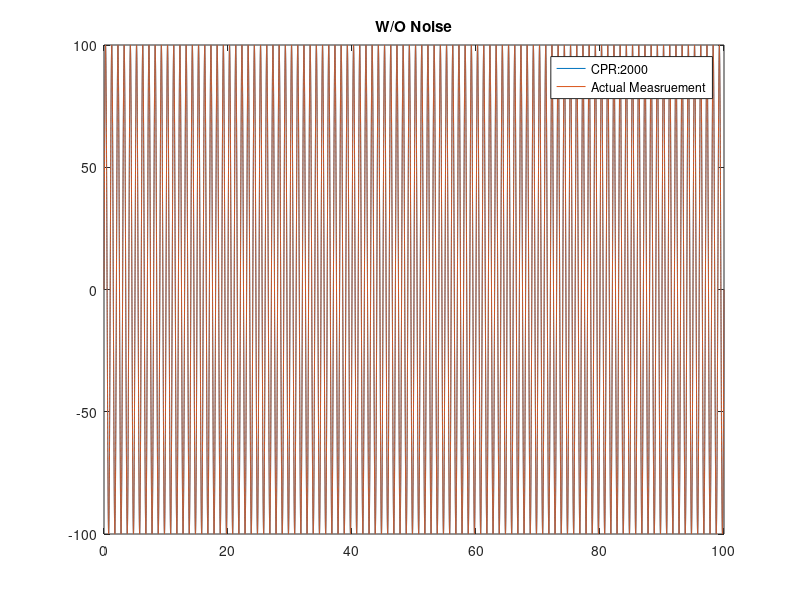
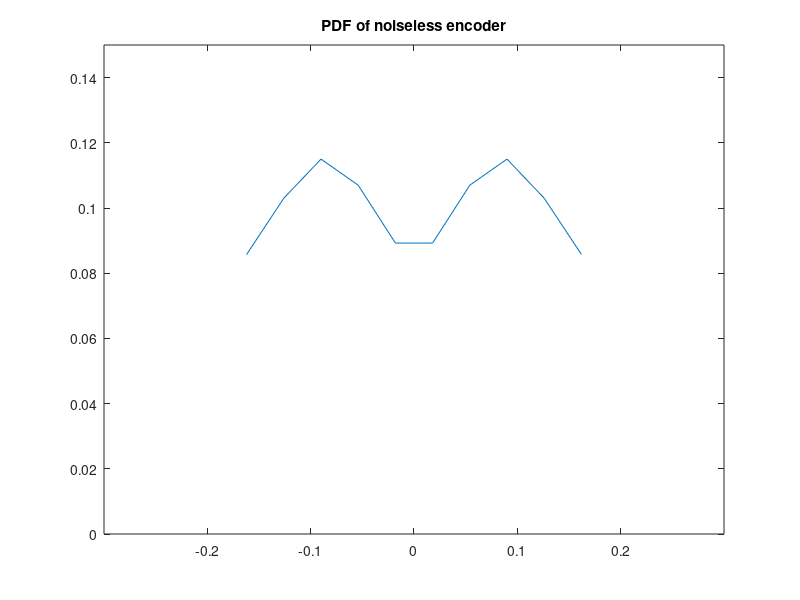
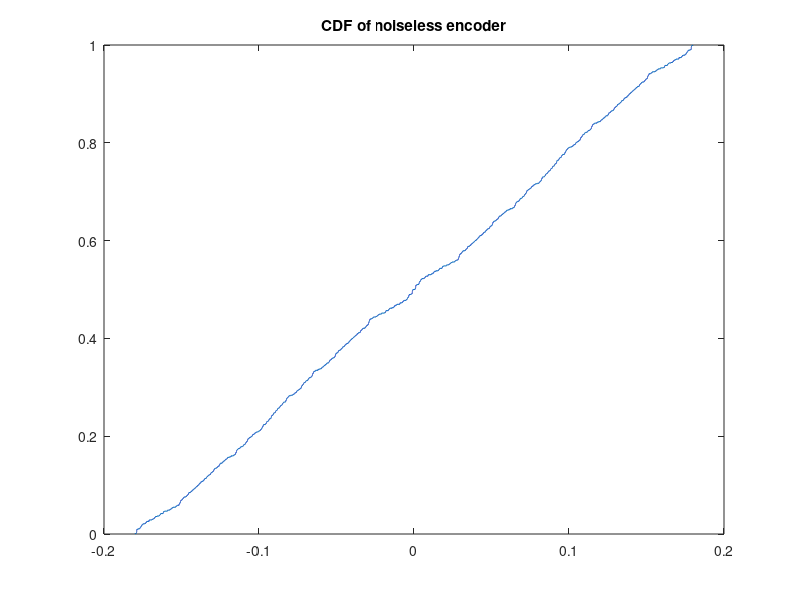
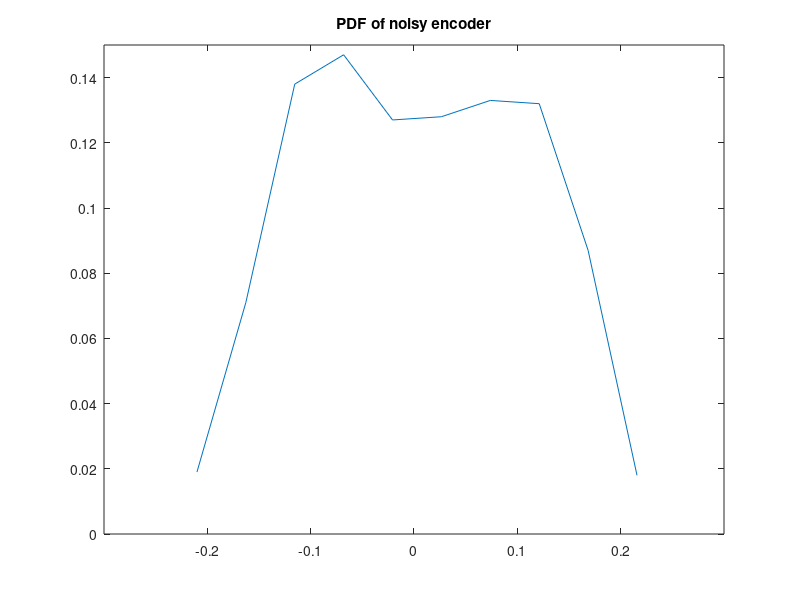

These figures' MATLAB source, in order:
t = 0:1e-3:100;
pedal.groundTruthTheta = 100 * sin(2*pi*1*t);
% figure
% plot(t, pedal.groundTruthTheta);
% title("Base Angular Position")

CPR = 2000;

t_interp = t(1):1e-4:t(end);
signal_itself = interp1(t, pedal.groundTruthTheta, t_interp);

N = length(signal_itself);

samplePoints = -180+360/CPR:360/CPR:180;

reSampledSignal = zeros(N,1);
lastIndex = 0;
for j=2:length(samplePoints)
     if(signal_itself(1) == samplePoints(j))
        lastIndex = j;
     elseif(signal_itself(1)>samplePoints(j-1) && signal_itself(1)<samplePoints(j))
         lastIndex = j;
     end
end
for i=2:N
    derivative = signal_itself(i) - signal_itself(i-1);
    if(derivative == 0)
        reSampledSignal(i) = reSampledSignal(i-1);
    elseif(derivative > 0)
        if(signal_itself(i) > samplePoints(lastIndex+1))
            reSampledSignal(i) = samplePoints(lastIndex+1);
            lastIndex = lastIndex + 1;
        else
            reSampledSignal(i) = samplePoints(lastIndex);
        end
        
    else
        if(signal_itself(i) < samplePoints(lastIndex-1))
            reSampledSignal(i) = samplePoints(lastIndex-1);
            lastIndex = lastIndex - 1;
        else
            reSampledSignal(i) = samplePoints(lastIndex);
        end
    end
end
reSampledSignal = downsample(reSampledSignal, 10);

encoderSimWithoutNoise = reSampledSignal;

figure
plot(t, encoderSimWithoutNoise);
hold on
plot(t, pedal.groundTruthTheta);
title("W/O Noise");
legend(strcat("CPR: ", num2str(CPR)), "Actual Measruement")



noiseSignal = normrnd(0, 0.02, [length(samplePoints),1]);
% figure
% histogram(noiseSignal);

samplePoints = samplePoints + noiseSignal';

reSampledSignal = zeros(N,1);
lastIndex = 0;
for j=2:length(samplePoints)
     if(signal_itself(1) == samplePoints(j))
        lastIndex = j;
     elseif(signal_itself(1)>samplePoints(j-1) && signal_itself(1)<samplePoints(j))
         lastIndex = j;
     end
end
for i=2:N
    derivative = signal_itself(i) - signal_itself(i-1);
    if(derivative == 0)
        reSampledSignal(i) = reSampledSignal(i-1);
    elseif(derivative > 0)
        if(signal_itself(i) > samplePoints(lastIndex+1))
            reSampledSignal(i) = samplePoints(lastIndex+1);
            lastIndex = lastIndex + 1;
        else
            reSampledSignal(i) = samplePoints(lastIndex);
        end
        
    else
        if(signal_itself(i) < samplePoints(lastIndex-1))
            reSampledSignal(i) = samplePoints(lastIndex-1);
            lastIndex = lastIndex - 1;
        else
            reSampledSignal(i) = samplePoints(lastIndex);
        end
    end
end
reSampledSignal = downsample(reSampledSignal, 10);

encoderSimWithNoise = reSampledSignal;

% figure
% plot(t, encoderSimWithNoise);
% hold on
% plot(t, pedal.groundTruthTheta);
% title("Noisy")
% legend(strcat("CPR: ", num2str(CPR)), "Actual Measruement")

% figure
% plot(t, pedal.groundTruthTheta-encoderSimWithoutNoise')
% title("Error with noisy encoder")

% figure
% plot(t, pedal.groundTruthTheta-encoderSimWithNoise')
% title("Error with noiseless encoder")
figure
[p,x] = hist(pedal.groundTruthTheta-encoderSimWithoutNoise'); 
plot(x,p/sum(p)); %PDF
title("PDF of noiseless encoder")
xlim([-0.3,0.3])
ylim([0, 0.15])

figure
[f,x] = ecdf(pedal.groundTruthTheta-encoderSimWithoutNoise'); 
plot(x,f); %CDF
title("CDF of noiseless encoder")

figure
[p,x] = hist(pedal.groundTruthTheta-encoderSimWithNoise'); plot(x,p/sum(p)); %PDF
title("PDF of noisy encoder")
xlim([-0.3,0.3])
ylim([0, 0.15])

figure
[f,x] = ecdf(pedal.groundTruthTheta-encoderSimWithNoise'); plot(x,f); %CDF
title("CDF of noisy encoder")

% figure
% a = histogram(pedal.groundTruthTheta-encoderSimWithoutNoise');

% figure
% b = histogram(pedal.groundTruthTheta-encoderSimWithNoise');

